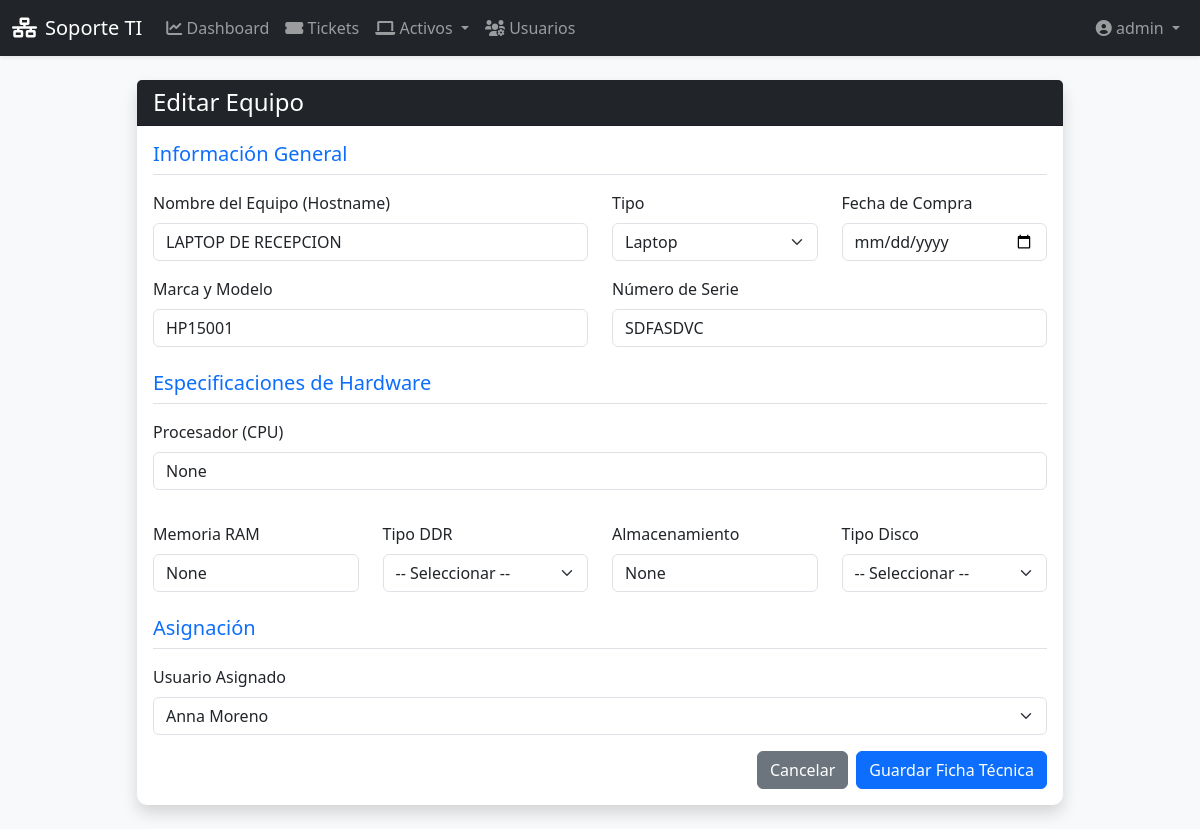
The page /equipos/gestion/1 (signed in) on the database its author committed.
### tables this page shows
CREATE TABLE equipos (
            id INTEGER PRIMARY KEY AUTOINCREMENT,
            nombre_equipo TEXT UNIQUE NOT NULL,
            tipo TEXT,
            marca_modelo TEXT,
            numero_serie TEXT UNIQUE,
            fecha_adquisicion DATE,
            usuario_asignado_id INTEGER,
            notas TEXT, procesador TEXT, memoria_ram TEXT, tipo_ram TEXT, disco_duro TEXT, tipo_disco TEXT, fecha_compra DATE,
            FOREIGN KEY (usuario_asignado_id) REFERENCES usuarios (id) ON DELETE SET NULL
        );

CREATE TABLE usuarios (
            id INTEGER PRIMARY KEY AUTOINCREMENT,
            username TEXT UNIQUE NOT NULL,
            email TEXT UNIQUE,
            password_hash TEXT NOT NULL,
            role TEXT NOT NULL DEFAULT 'user' CHECK(role IN ('admin', 'user', 'tecnico')),
            departamento TEXT,
            fecha_creacion TIMESTAMP DEFAULT CURRENT_TIMESTAMP
        );

### app.py (the view, shortened to what this page needs)
@app.route('/equipos/gestion', methods=['GET', 'POST'])
@app.route('/equipos/gestion/<int:equipo_id>', methods=['GET', 'POST'])
@admin_required
def gestion_equipo(equipo_id=None):
    db = get_db()
    equipo = db.execute("SELECT * FROM equipos WHERE id = ?", (equipo_id,)).fetchone() if equipo_id else None
    usuarios = db.execute("SELECT id, username FROM usuarios").fetchall()
    return render_template('formulario_equipo.html', equipo=equipo, usuarios=usuarios)

### app.py (called while the page is built)
def get_db():
    if 'db' not in g:
        g.db = sqlite3.connect(app.config['DB_FILE'])
        g.db.row_factory = sqlite3.Row
        g.db.execute("PRAGMA foreign_keys = ON")
    return g.db

def admin_required(f):
    @wraps(f)
    def decorated_function(*args, **kwargs):
        if session.get('role') != 'admin':
            flash('⛔ Acceso restringido a administradores.', 'danger')
            return redirect(url_for('dashboard'))
        return f(*args, **kwargs)
    return decorated_function

### templates/formulario_equipo.html (shortened to what this page needs)
{% extends "layout.html" %}
{% block content %}
<div class="row justify-content-center">
    <div class="col-md-10">
        <div class="card shadow">
            <div class="card-header bg-dark text-white">
                <h4 class="mb-0">
                    {% if equipo %}Editar Equipo{% else %}Registrar Nuevo Equipo{% endif %}
                </h4>
            </div>
            <div class="card-body">
                <form method="POST">
                    <h5 class="text-primary border-bottom pb-2 mb-3">Información General</h5>
                    <div class="row mb-3">
                        <div class="col-md-6">
                            <label class="form-label">Nombre del Equipo (Hostname)</label>
                            <input type="text" name="nombre_equipo" class="form-control" value="{{ equipo.nombre_equipo if equipo else '' }}" required>
                        </div>
                        <div class="col-md-3">
                            <label class="form-label">Tipo</label>
                            <select name="tipo" class="form-select">
                                <option value="Laptop" {% if equipo and equipo.tipo == 'Laptop' %}selected{% endif %}>Laptop</option>
                            </select>
                        </div>
                        <div class="col-md-3">
                            <label class="form-label">Fecha de Compra</label>
                            <input type="date" name="fecha_compra" class="form-control" value="{{ equipo.fecha_compra if equipo else '' }}">
                        </div>
                    </div>
                    <div class="row mb-3">
                        <div class="col-md-6">
                            <label class="form-label">Marca y Modelo</label>
                            <input type="text" name="marca_modelo" class="form-control" value="{{ equipo.marca_modelo if equipo else '' }}" placeholder="Ej: HP ProBook 450 G8">
                        </div>
                        <div class="col-md-6">
                            <label class="form-label">Número de Serie</label>
                            <input type="text" name="numero_serie" class="form-control" value="{{ equipo.numero_serie if equipo else '' }}">
                        </div>
                    </div>
                    <h5 class="text-primary border-bottom pb-2 mb-3 mt-4">Especificaciones de Hardware</h5>
                    <div class="row mb-3">
                        <div class="col-md-12 mb-3">
                            <label class="form-label">Procesador (CPU)</label>
                            <input type="text" name="procesador" class="form-control" value="{{ equipo.procesador if equipo else '' }}" placeholder="Ej: Intel Core i7-1165G7 @ 2.80GHz">
                        </div>
                    </div>
                    <div class="row mb-3">
                        <div class="col-md-3">
                            <label class="form-label">Memoria RAM</label>
                            <input type="text" name="memoria_ram" class="form-control" value="{{ equipo.memoria_ram if equipo else '' }}" placeholder="Ej: 16 GB">
                        </div>
                        <div class="col-md-3">
                            <label class="form-label">Tipo DDR</label>
                            <select name="tipo_ram" class="form-select">
                                <option value="">-- Seleccionar --</option>
                            </select>
                        </div>
                        <div class="col-md-3">
                            <label class="form-label">Almacenamiento</label>
                            <input type="text" name="disco_duro" class="form-control" value="{{ equipo.disco_duro if equipo else '' }}" placeholder="Ej: 512 GB">
                        </div>
                        <div class="col-md-3">
                            <label class="form-label">Tipo Disco</label>
                            <select name="tipo_disco" class="form-select">
                                <option value="">-- Seleccionar --</option>
                            </select>
                        </div>
                    </div>
                    <h5 class="text-primary border-bottom pb-2 mb-3 mt-4">Asignación</h5>
                    <div class="mb-3">
                        <label class="form-label">Usuario Asignado</label>
                        <select name="usuario_asignado_id" class="form-select">
                            {% for usuario in usuarios %}
                            <option value="{{ usuario.id }}" {% if equipo and equipo.usuario_asignado_id == usuario.id %}selected{% endif %}>
                                {{ usuario.username }}
                            </option>
                            {% endfor %}
                        </select>
                    </div>
                    <div class="d-flex justify-content-end gap-2">
                        <a href="{{ url_for('lista_equipos') }}" class="btn btn-secondary">Cancelar</a>
                        <button type="submit" class="btn btn-primary">Guardar Ficha Técnica</button>
                    </div>
                </form>
            </div>
        </div>
    </div>
</div>
{% endblock %}

### static/css/style.css (style rules this page uses)
body { min-height: 100vh; display: flex; flex-direction: column; }
.card { border: none; border-radius: 10px; }

### rows shown on the page
equipos: nombre_equipo "LAPTOP DE RECEPCION", tipo "Laptop", marca_modelo "HP15001", numero_serie "SDFASDVC", usuario_asignado_id "Anna Moreno"

### other values the page prints
{{ session.get('username') }} "admin"
